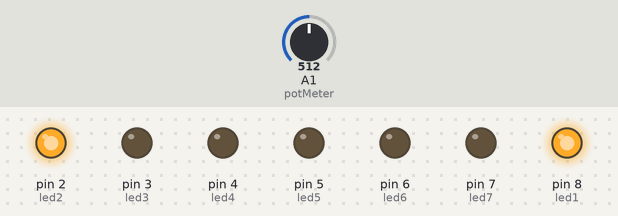
Recording of a sketch running on a simulated Arduino Uno, built with avr-gcc and run on an emulated ATmega328P. Shown: output pins drawn as LEDs (lit = HIGH). The test bench sets the inputs (shaded band); at power-on: A1 (potMeter) = 512.

Above: at 1.2 s.
1.3 s: A1 (potMeter) set to 581
2.8 s: A1 (potMeter) set to 614
At 3.3 s:
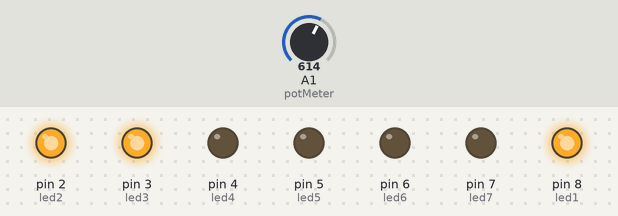
4.3 s: A1 (potMeter) set to 685
5.8 s: A1 (potMeter) set to 709
At 6.8 s:
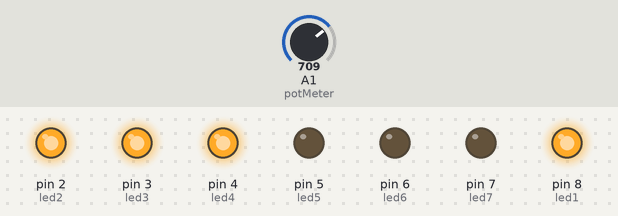
7.3 s: A1 (potMeter) set to 786
8.8 s: A1 (potMeter) set to 813
At 9.1 s:
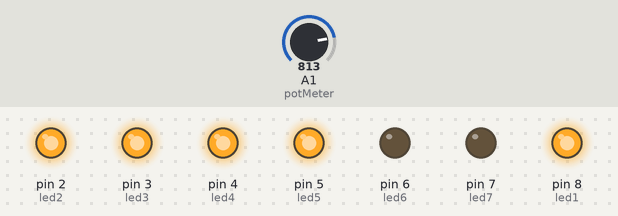
Timing chart, 0 to 11.3 s (numbered marks = the images above; inputs shaded):
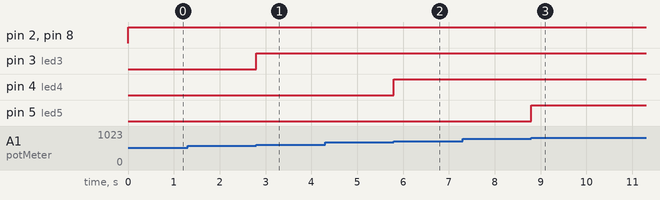

The sketch:

Assignment3.ino
```cpp
//opdracht 3
//Gemaakt door Nina Schrauwen

//ledpins als contanten definieren omdat ze vast staan
const int led1 = 8;
const int led2 = 2;
const int led3 = 3;
const int led4 = 4;
const int led5 = 5;
const int led6 = 6;
const int led7 = 7;
const int potMeter = A1; //analoge ingang
const int timer = 50;


void setup() {
  // put your setup code here, to run once:
  Serial.begin(9600);  //start de seriele communicatie

  //Leds definieren als output
  pinMode(led1, OUTPUT);
  pinMode(led2, OUTPUT);
  pinMode(led3, OUTPUT);
  pinMode(led4, OUTPUT);
  pinMode(led5, OUTPUT);
  pinMode(led6, OUTPUT);
  pinMode(led7, OUTPUT);

}

void loop() {
  // put your main code here, to run repeatedly:

  //gebruik de map functie om vanaf een bepaalde waarde de leds aan te zetten
  digitalWrite(led1, map(analogRead(potMeter), 0, 400, 0, 1));  //zoals bijvoorbeeld bij waarde 400 gaat de eerste led branden
  digitalWrite(led2, map(analogRead(potMeter), 0, 500, 0, 1));
  digitalWrite(led3, map(analogRead(potMeter), 0, 600, 0, 1));
  digitalWrite(led4, map(analogRead(potMeter), 0, 700, 0, 1));
  digitalWrite(led5, map(analogRead(potMeter), 0, 800, 0, 1));
  digitalWrite(led6, map(analogRead(potMeter), 0, 900, 0, 1));
  digitalWrite(led7, map(analogRead(potMeter), 0, 1000, 0, 1));  //Bij de waarde 1000 horen alle leds tegelijkertijd aan te zijn
}
```

Measured:
- the behaviour switches between 599 and 600 on A1 (potMeter) (found by bisection; images 0 and 1)
- the behaviour switches between 699 and 700 on A1 (potMeter) (found by bisection; images 1 and 2)
- the behaviour switches between 799 and 800 on A1 (potMeter) (found by bisection; images 2 and 3)
- after the input at 1.3 s, every drawn part: stays the same
- after the input at 2.8 s, pin 3 (led3): LOW → HIGH at once
- after the input at 4.3 s, every drawn part: stays the same
- after the input at 5.8 s, pin 4 (led4): LOW → HIGH at once
- after the input at 7.3 s, every drawn part: stays the same
- after the input at 8.8 s, pin 5 (led5): LOW → HIGH at once
